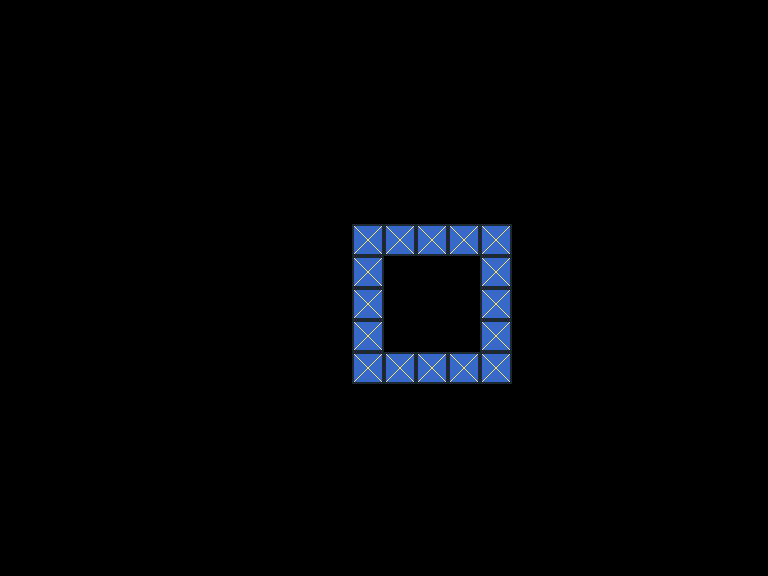

The image is a tile-based game level rendered from a .tmx file. Its description and complete source (layers, tilesets, objects, tile grids) follow:
An orthogonal 24x18 tile map with 32x32 px tiles, 1 tile layer (Preview target).

<map version="1.10" tiledversion="1.11.2" orientation="orthogonal" renderorder="right-down" width="24" height="18" tilewidth="32" tileheight="32" infinite="0" nextlayerid="2" nextobjectid="1">
 <tileset firstgid="1" name="preview-fixture" tilewidth="32" tileheight="32" tilecount="2" columns="2">
  <image source="preview-fixture.bmp" width="64" height="32" />
  <tile id="0"><properties><property name="ai_name" value="grass" /></properties></tile>
  <tile id="1"><properties><property name="ai_name" value="water" /></properties></tile>
 </tileset>
 <layer id="1" name="Preview target" width="24" height="18"><data encoding="csv">
0,0,0,0,0,0,0,0,0,0,0,0,0,0,0,0,0,0,0,0,0,0,0,0,
0,0,0,0,0,0,0,0,0,0,0,0,0,0,0,0,0,0,0,0,0,0,0,0,
0,0,0,0,0,0,0,0,0,0,0,0,0,0,0,0,0,0,0,0,0,0,0,0,
0,0,0,0,0,0,0,0,0,0,0,0,0,0,0,0,0,0,0,0,0,0,0,0,
0,0,0,0,0,0,0,0,0,0,0,0,0,0,0,0,0,0,0,0,0,0,0,0,
0,0,0,0,0,0,0,0,0,0,0,0,0,0,0,0,0,0,0,0,0,0,0,0,
0,0,0,0,0,0,0,0,0,0,0,0,0,0,0,0,0,0,0,0,0,0,0,0,
0,0,0,0,0,0,0,0,0,0,0,2,2,2,2,2,0,0,0,0,0,0,0,0,
0,0,0,0,0,0,0,0,0,0,0,2,0,0,0,2,0,0,0,0,0,0,0,0,
0,0,0,0,0,0,0,0,0,0,0,2,0,0,0,2,0,0,0,0,0,0,0,0,
0,0,0,0,0,0,0,0,0,0,0,2,0,0,0,2,0,0,0,0,0,0,0,0,
0,0,0,0,0,0,0,0,0,0,0,2,2,2,2,2,0,0,0,0,0,0,0,0,
0,0,0,0,0,0,0,0,0,0,0,0,0,0,0,0,0,0,0,0,0,0,0,0,
0,0,0,0,0,0,0,0,0,0,0,0,0,0,0,0,0,0,0,0,0,0,0,0,
0,0,0,0,0,0,0,0,0,0,0,0,0,0,0,0,0,0,0,0,0,0,0,0,
0,0,0,0,0,0,0,0,0,0,0,0,0,0,0,0,0,0,0,0,0,0,0,0,
0,0,0,0,0,0,0,0,0,0,0,0,0,0,0,0,0,0,0,0,0,0,0,0,
0,0,0,0,0,0,0,0,0,0,0,0,0,0,0,0,0,0,0,0,0,0,0,0
 </data></layer>
</map>
